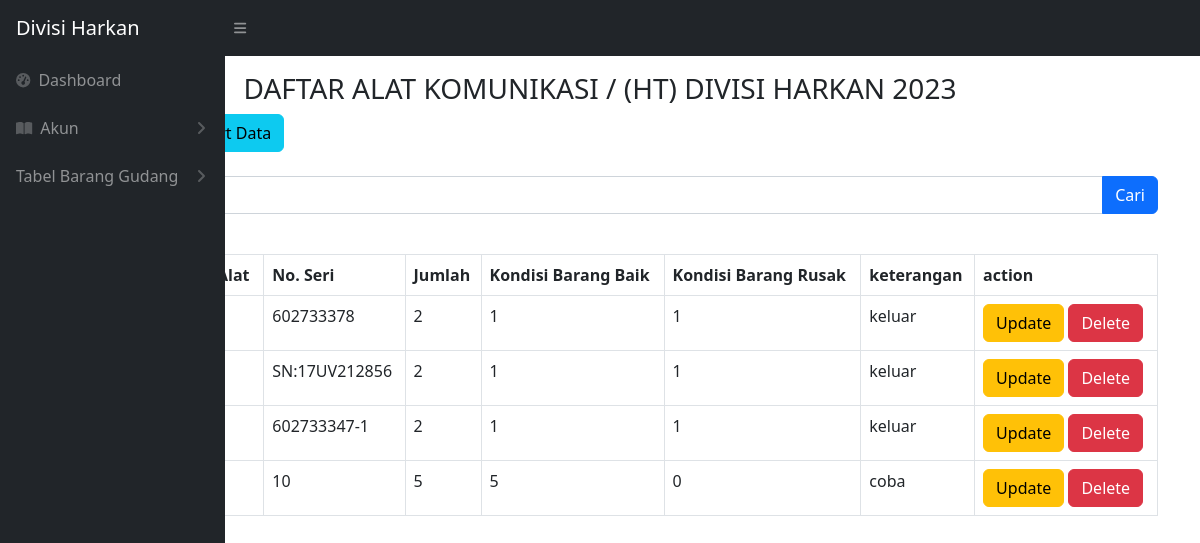
Before: /komunikasi.php with the older database file.
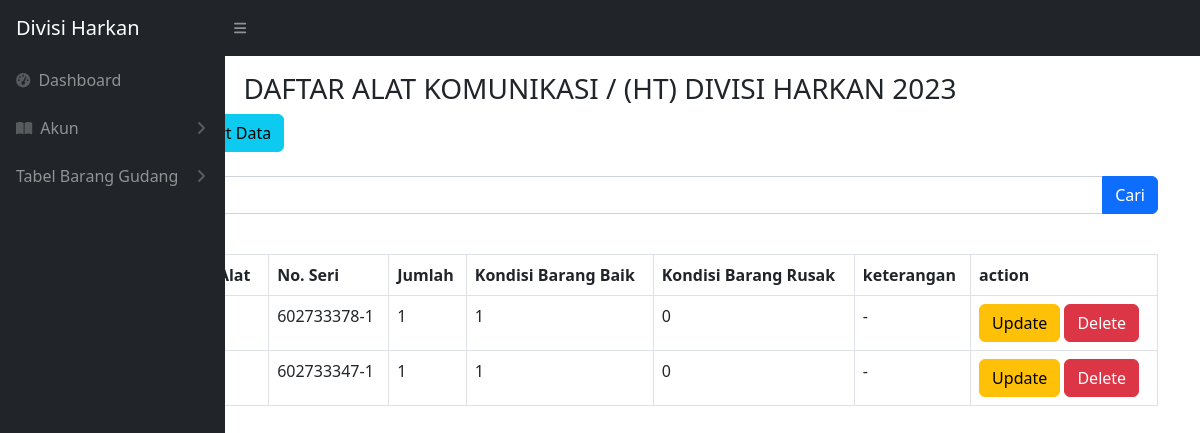
After: the same page with the newer database file.
### tables this page shows
CREATE TABLE `komunikasi` (
  `idbarang` int(11) NOT NULL,
  `namabarang` varchar(512) NOT NULL,
  `noseri` varchar(512) NOT NULL,
  `jumlah` int(11) NOT NULL,
  `baik` int(11) NOT NULL,
  `rusak` int(11) NOT NULL,
  `keterangan` varchar(512) NOT NULL,
  `kategori_id` int(11) NOT NULL
);

### komunikasi.php (the view, shortened to what this page needs)
<?php
require 'controller/koneksi.php';
$query = "SELECT * FROM komunikasi";
?>
<!DOCTYPE html>
<html lang="en">
<head>
    <link href="css/styles.css" rel="stylesheet" />
</head>
<body class="sb-nav-fixed">
    <nav class="sb-topnav navbar navbar-expand navbar-dark bg-dark">
        <a class="navbar-brand ps-3" href="index.php">Divisi Harkan</a>
        <button class="btn btn-link btn-sm order-1 order-lg-0 me-4 me-lg-0" id="sidebarToggle" href="#!"><i class="fas fa-bars"></i></button>
    </nav>
    <div id="layoutSidenav">
        <div id="layoutSidenav_nav">
            <nav class="sb-sidenav accordion sb-sidenav-dark" id="sidenavAccordion">
                <div class="sb-sidenav-menu">
                    <div class="nav">
                        <a class="nav-link" href="index.php">
                            <div class="sb-nav-link-icon"><i class="fas fa-tachometer-alt"></i></div>
                            Dashboard
                        </a>
                        <a class="nav-link collapsed" href="#" data-bs-toggle="collapse" data-bs-target="#collapsePages" aria-expanded="false" aria-controls="collapsePages">
                            <div class="sb-nav-link-icon"><i class="fas fa-book-open"></i></div>
                            Akun
                            <div class="sb-sidenav-collapse-arrow"><i class="fas fa-angle-down"></i></div>
                        </a>
                        <a class="nav-link collapsed" href="#" data-bs-toggle="collapse" data-bs-target="#pagesCollapseTabel" aria-expanded="false" aria-controls="pagesCollapseTabel">
                            Tabel Barang Gudang
                            <div class="sb-sidenav-collapse-arrow"><i class="fas fa-angle-down"></i></div>
                        </a>
                    </div>
                </div>
            </nav>
        </div>
    </div>
    <br>
    <br>
    <main>
        <div class="container-fluid px-4">
            <h3 class="mt-4 text-center">DAFTAR ALAT KOMUNIKASI / (HT) DIVISI HARKAN 2023</h3>
        </div>
        <div class="container -fluid">
            <div class="card-mb-4">
                <button type="button" class="btn btn-primary" data-bs-toggle="modal" data-bs-target="#myModal">
                </button>
                <a href="export_komunikasi.php" class="btn btn-info">Export Data</a>
                <br>
                <br>
                <form action="komunikasi.php" method="GET">
                    <div class="input-group mb-3">
                        <input type="text" value="" class="form-control" placeholder="Cari" name="cari">
                        <br>
                        <button type="submit" class="btn btn-primary">Cari</button>
                    </div>
                </form>
                <br>
                <div class="card-body">
                    <div class="table table-responsive">
                        <table class="table table-bordered" id="dataTable" width="100" cellspacing="0">
                            <thead>
                                <tr>
                                    <th>No</th>
                                    <th>Nama Barang / Alat</th>
                                    <th>No. Seri</th>
                                    <th>Jumlah</th>
                                    <th>Kondisi Barang Baik</th>
                                    <th>Kondisi Barang Rusak</th>
                                    <th>keterangan</th>
                                    <th>action</th>
                                </tr>
                            </thead>
                            <tbody>
                                <?php
                                $i = 1;
                                $ambilsemuadatabarang = mysqli_query($conn,$query);
                                while ($data = mysqli_fetch_array($ambilsemuadatabarang)) {
                                    $namabarang = $data['namabarang'];
                                    $noseri = $data['noseri'];
                                    $jumlah = $data['jumlah'];
                                    $barangbaik = $data['baik'];
                                    $barangrusak = $data['rusak'];
                                    $keterangan = $data['keterangan'];
                                    $idb = $data['idbarang'];
                                ?>
                                    <tr>
                                        <td><?= $i++ ?></td>
                                        <td><?= $namabarang ?></td>
                                        <td><?= $noseri ?></td>
                                        <td><?= $jumlah ?></td>
                                        <td><?= $barangbaik ?></td>
                                        <td><?= $barangrusak ?></td>
                                        <td><?= $keterangan ?></td>
                                        <td>
                                            <button type="button" class="btn btn-warning" data-bs-toggle="modal" data-bs-target="#edit<?= $idb; ?>">
                                                Update
                                            </button>
                                            <button type="button" class="btn btn-danger" data-bs-toggle="modal" data-bs-target="#delete<?= $idb; ?>">
                                                Delete
                                            </button>
                                        </td>
                                    </tr>
                                <?php
                                };
                                ?>
                            </tbody>
                        </table>
    </main>
</html>

Changed rows visible on the page:
removed komunikasi: noseri "602733378", jumlah "2", baik "1", rusak "1", keterangan "keluar"
removed komunikasi: noseri "SN:17UV212856", jumlah "2", baik "1", rusak "1", keterangan "keluar"
removed komunikasi: noseri "602733347-1", jumlah "2", baik "1", rusak "1", keterangan "keluar"
removed komunikasi: noseri "10", jumlah "5", baik "5", rusak "0", keterangan "coba"
added komunikasi: noseri "602733378-1", jumlah "1", baik "1", rusak "0", keterangan "-"
added komunikasi: noseri "602733347-1", jumlah "1", baik "1", rusak "0", keterangan "-"
